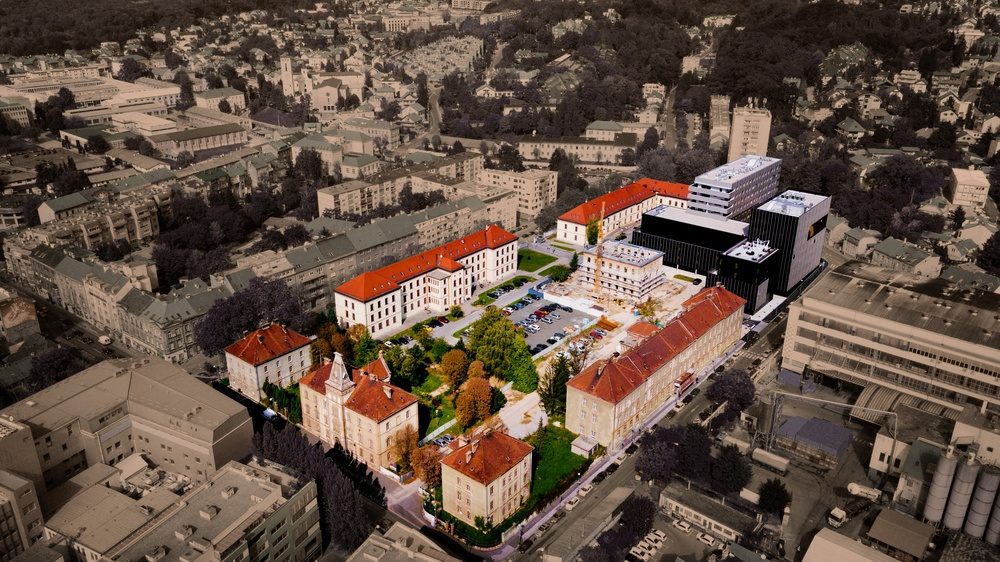
#> input picture 2_USERS/ikuke/FOTODATOTEKE/Algebra_campus.jpg, 1000 x 562 px, shrunk from 3992 x 2242 before the run, found by its file name
$ python foto_5.py
#> lines starting #> are read from the running program, lines starting #| are printed output that depends on the picture
from PIL import Image, ImageFilter


img_path = 'C:/PYTHON PROGRAMIRANJE/dev_26Nov2022/2_USERS/ikuke/FOTODATOTEKE/Algebra_campus.jpg'

img= Image.open(img_path)
#> img is the input picture: PIL image 1000x562 RGB; mean R, G, B 100.1, 81.6, 68.5

img1=img.filter(ImageFilter.CONTOUR).show()
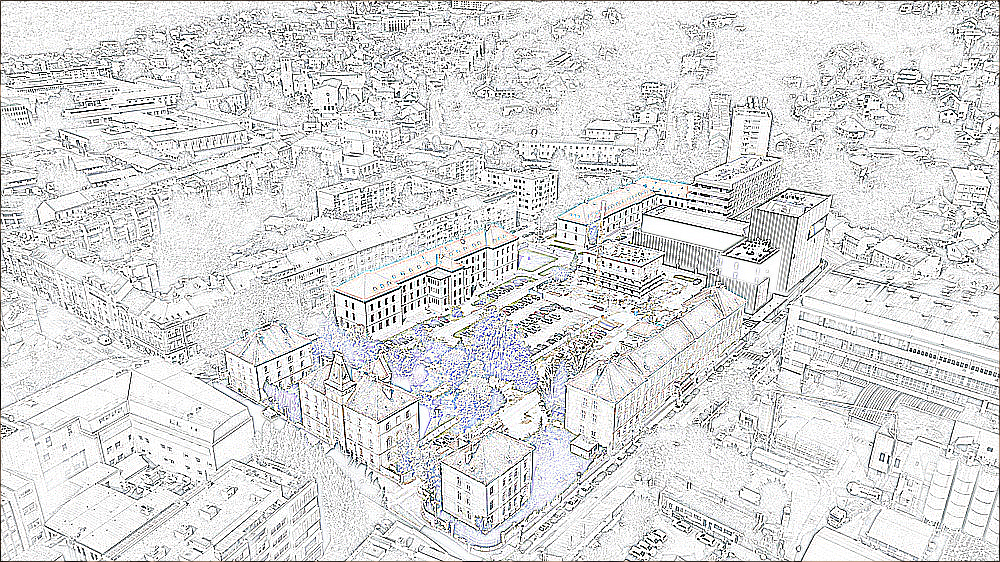
#> shown: PIL image 1000x562 RGB; mean R, G, B 218.1, 218.4, 218.7

img2=img.filter(ImageFilter.EDGE_ENHANCE).show()
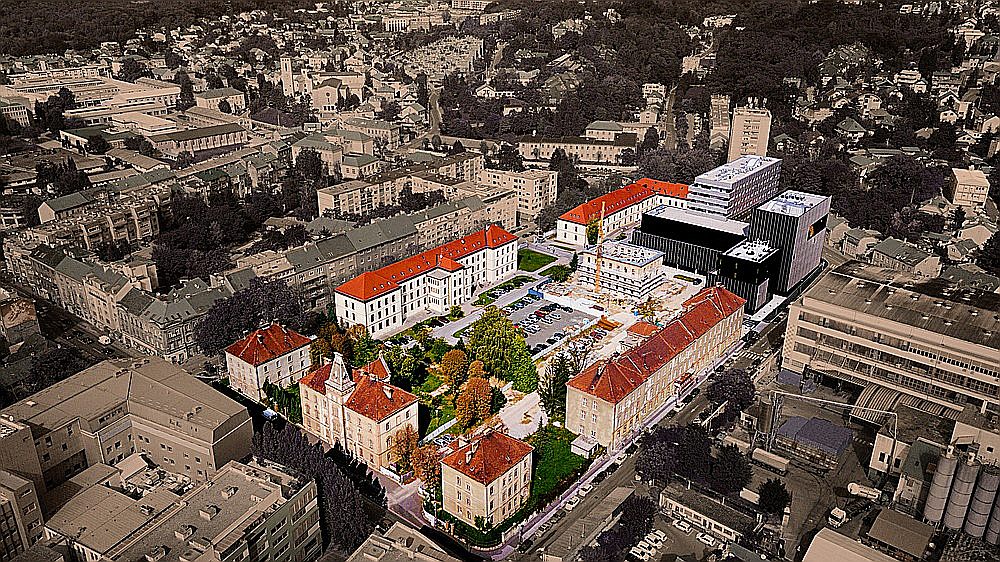
#> shown: PIL image 1000x562 RGB; mean R, G, B 102.2, 86.2, 75


img3=img.filter(ImageFilter.EMBOSS).show()
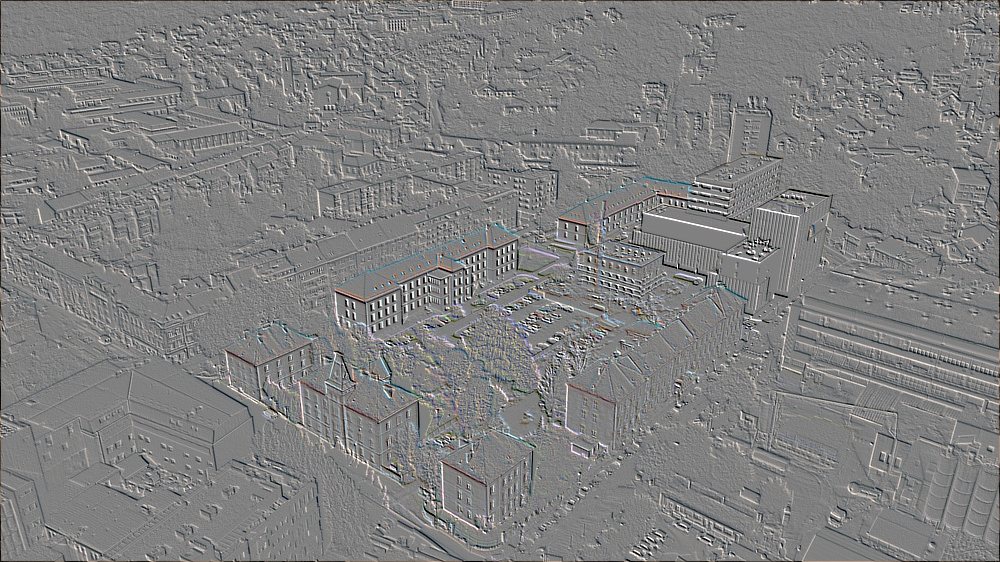
#> shown: PIL image 1000x562 RGB; mean R, G, B 127.7, 127.6, 127.6

img4=img.filter(ImageFilter.SHARPEN).show()

img5=img.filter(ImageFilter.SMOOTH).show()


img6=img.filter(ImageFilter.BoxBlur(radius=100)).show()
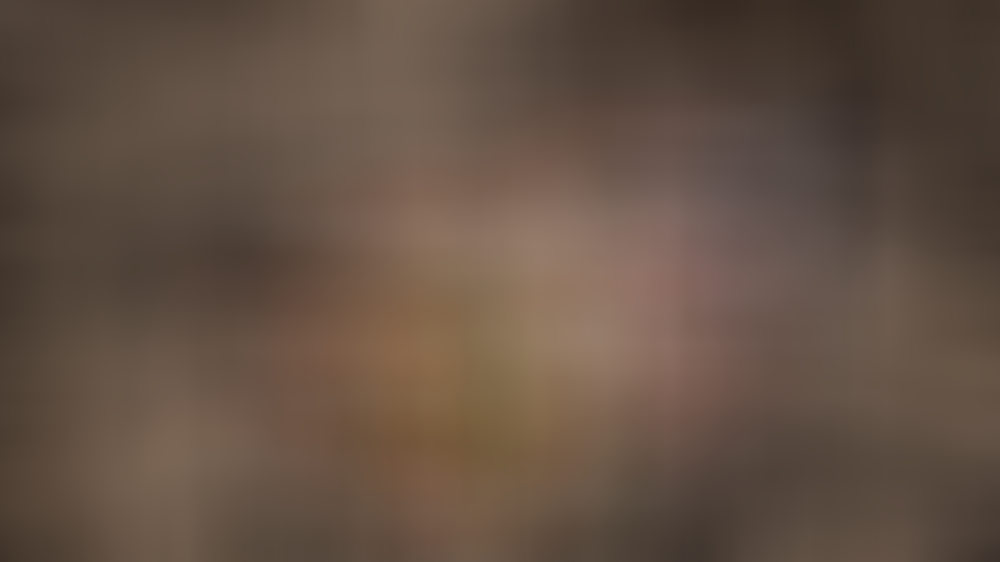
#> shown: PIL image 1000x562 RGB; mean R, G, B 99.3, 80.9, 68
